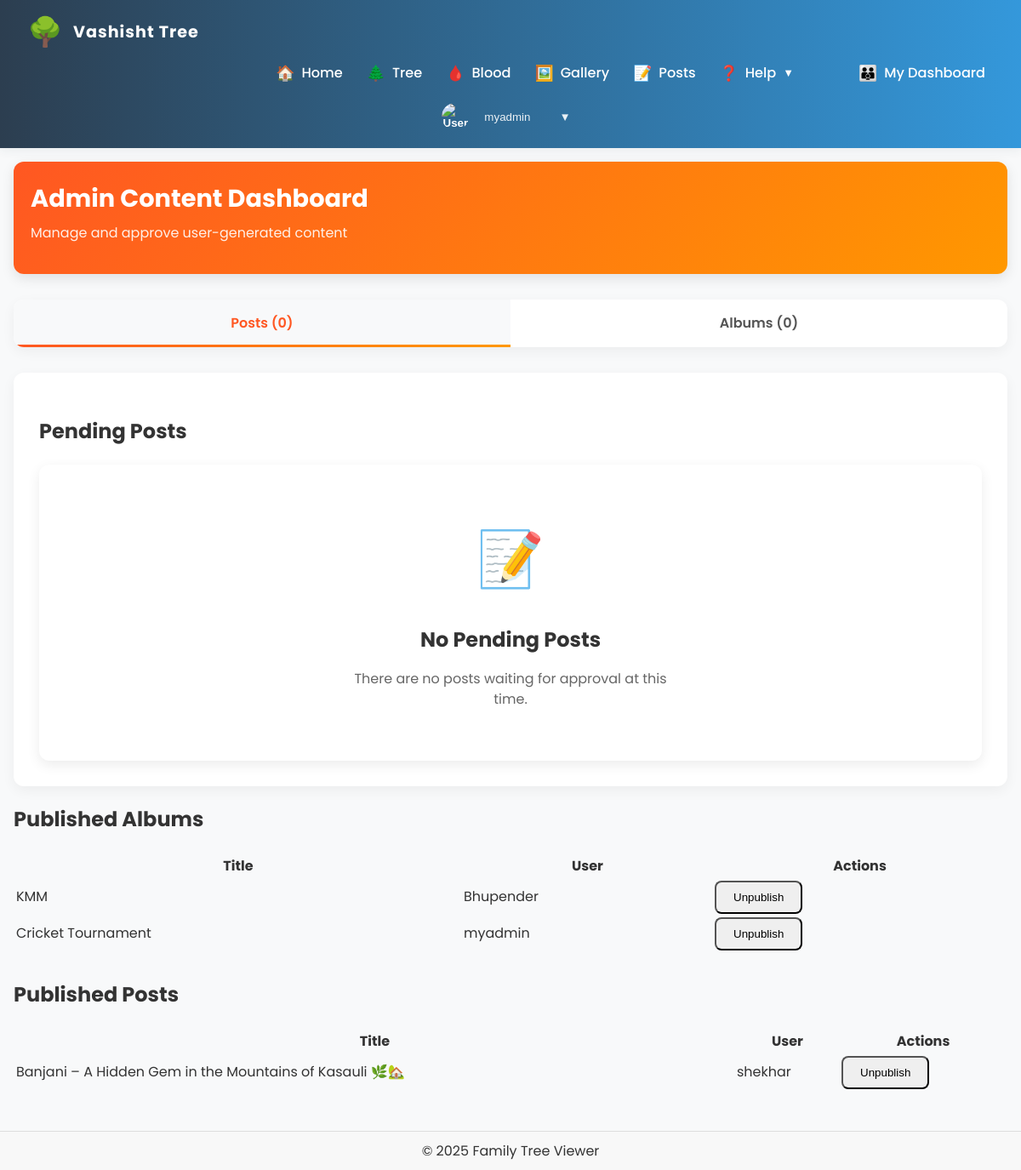
/admin-dashboard/ (signed in), run on the app's committed database.
### treeapp/models.py (models this page shows, shortened)
class UserProfile(models.Model):
    BLOOD_GROUP_CHOICES = [
        ('A+', 'A+'),
        ('A-', 'A-'),
        ('B+', 'B+'),
        ('B-', 'B-'),
        ('AB+', 'AB+'),
        ('AB-', 'AB-'),
        ('O+', 'O+'),
        ('O-', 'O-'),
    ]
    GENDER_CHOICES = [
        ('M', 'Male'),
        ('F', 'Female'),
        ('O', 'Other'),
    ]
    user = models.OneToOneField(User, on_delete=models.CASCADE)
    family_root = models.ForeignKey(FamilyMember, null=True, blank=True, on_delete=models.SET_NULL, related_name='root_for_users')
    last_child = models.ForeignKey(FamilyMember, null=True, blank=True, on_delete=models.SET_NULL, related_name='last_child_for_users')
    member_id = models.ForeignKey(FamilyMember, null=True, blank=True, on_delete=models.SET_NULL, related_name='member_id_for_users')
    name = models.CharField(max_length=100, blank=True, null=True)
    father_name = models.CharField(max_length=100, blank=True, null=True)
    phone = models.CharField(max_length=20, blank=True, null=True)
    plain_password = models.CharField(max_length=100, blank=True, null=True)
    email_verified = models.BooleanField(default=False)
    email_verification_token = models.CharField(max_length=100, blank=True, null=True)
    blood_group = models.CharField(max_length=3, choices=BLOOD_GROUP_CHOICES, blank=True, null=True)
    is_blood_donor = models.BooleanField(default=False)
    hide_from_donor_list = models.BooleanField(default=False)
    picture = models.ImageField(upload_to='profile_pictures/', null=True, blank=True)
    date_of_birth = models.DateField(null=True, blank=True)
    gender = models.CharField(max_length=1, choices=GENDER_CHOICES, blank=True, null=True)
    marital_status = models.CharField(max_length=20, choices=[('single', 'Single'), ('married', 'Married'), ('divorced', 'Divorced'), ('widowed', 'Widowed')], blank=True, null=True)
    anniversary_date = models.DateField(null=True, blank=True)
    is_suspended = models.BooleanField(default=False)

class Album(models.Model):
    title = models.CharField(max_length=200)
    description = models.TextField(blank=True)
    created_at = models.DateTimeField(auto_now_add=True)
    updated_at = models.DateTimeField(auto_now=True)
    user = models.ForeignKey(User, on_delete=models.CASCADE)
    is_approved = models.BooleanField(default=False)

class Post(models.Model):
    CATEGORY_CHOICES = [
        ('news', 'News'),
        ('event', 'Event'),
        ('history', 'History'),
        ('other', 'Other'),
    ]
    title = models.CharField(max_length=200)
    content = models.TextField()
    category = models.CharField(max_length=10, choices=CATEGORY_CHOICES, default='other')
    created_at = models.DateTimeField(auto_now_add=True)
    updated_at = models.DateTimeField(auto_now=True)
    user = models.ForeignKey(User, on_delete=models.CASCADE)
    is_approved = models.BooleanField(default=False)
    image = models.ImageField(upload_to='post_images/', blank=True, null=True)

### treeapp/admin_views.py (the view)
# urls.py: path('admin-dashboard/', admin_views.admin_content_dashboard, name='admin_content_dashboard'),
@user_passes_test(is_admin)
def admin_content_dashboard(request):
    active_tab = request.GET.get('tab', 'posts')
    if active_tab not in ['posts', 'albums']:
        active_tab = 'posts'
    pending_albums = Album.objects.filter(is_approved=False).order_by('-created_at')
    pending_posts = Post.objects.filter(is_approved=False).order_by('-created_at')
    recent_albums = Album.objects.filter(is_approved=True).order_by('-created_at')[:5]
    recent_posts = Post.objects.filter(is_approved=True).order_by('-created_at')[:5]
    total_albums = Album.objects.count()
    total_posts = Post.objects.count()
    pending_albums_count = pending_albums.count()
    pending_posts_count = pending_posts.count()
    top_album_contributors = User.objects.annotate(
        album_count=Count('album')
    ).filter(album_count__gt=0).order_by('-album_count')[:5]
    top_post_contributors = User.objects.annotate(
        post_count=Count('post')
    ).filter(post_count__gt=0).order_by('-post_count')[:5]
    context = {
        'active_tab': active_tab,
        'pending_albums': pending_albums,
        'pending_posts': pending_posts,
        'recent_albums': recent_albums,
        'recent_posts': recent_posts,
        'total_albums': total_albums,
        'total_posts': total_posts,
        'pending_albums_count': pending_albums_count,
        'pending_posts_count': pending_posts_count,
        'top_album_contributors': top_album_contributors,
        'top_post_contributors': top_post_contributors,
    }
    return render(request, 'treeapp/admin/content_dashboard.html', context)

### treeapp/admin_views.py (called while the page is built)
def is_admin(user):
    return user.is_superuser

### treeapp/templates/treeapp/admin/content_dashboard.html (shortened to what this page needs)
{% extends 'treeapp/base.html' %}
{% load static %}
{% block content %}
<div class="container">
    <div class="admin-header">
        <h1 class="admin-title">Admin Content Dashboard</h1>
        <p class="admin-subtitle">Manage and approve user-generated content</p>
    </div>
    <div class="admin-tabs">
        <div class="admin-tab {% if active_tab == 'posts' %}active{% endif %}" onclick="showTab('posts')">
            Posts ({{ pending_posts|length }})
        </div>
        <div class="admin-tab {% if active_tab == 'albums' %}active{% endif %}" onclick="showTab('albums')">
            Albums ({{ pending_albums|length }})
        </div>
    </div>
    <div id="posts-content" class="tab-content" style="{% if active_tab != 'posts' %}display: none;{% endif %}">
        <h2>Pending Posts</h2>
        {% if pending_posts %}
            {% for post in pending_posts %}
                <div class="content-card">
                    <div class="content-header">
                        <h3 class="content-title">{{ post.title }}</h3>
                        <span class="content-category">{{ post.get_category_display }}</span>
                    </div>
                    <div class="content-body">
                        <div class="content-meta">
                            <span>By: {{ post.user.username }}</span>
                            <span>{{ post.created_at|date:"M d, Y" }}</span>
                        </div>
                        <p>{{ post.content|truncatechars:200 }}</p>
                        <div class="content-actions">
                            <a href="{% url 'view_post' post.id %}" class="content-action view">View</a>
                            <a href="{% url 'approve_post' post.id %}" class="content-action approve">Approve</a>
                            <a href="{% url 'reject_post' post.id %}" class="content-action reject">Reject</a>
                        </div>
                    </div>
                </div>
            {% endfor %}
        {% else %}
            <div class="empty-state">
                <div class="empty-state-icon">📝</div>
                <h3>No Pending Posts</h3>
                <p>There are no posts waiting for approval at this time.</p>
            </div>
        {% endif %}
    </div>
    <h2>Published Albums</h2>
    {% if recent_albums %}
    <table style="width:100%;margin-bottom:30px;">
      <tr>
        <th>Title</th>
        <th>User</th>
        <th>Actions</th>
      </tr>
      {% for album in recent_albums %}
      <tr>
        <td>{{ album.title }}</td>
        <td>{{ album.user.username }}</td>
        <td>
          <form method="post" action="{% url 'unpublish_album' album.id %}" style="display:inline;">{% csrf_token %}
            <button type="submit" class="btn btn-sm">Unpublish</button>
          </form>
        </td>
      </tr>
      {% endfor %}
    </table>
    {% else %}
      <div class="empty-state">No published albums found.</div>
    {% endif %}
    <h2>Published Posts</h2>
    {% if recent_posts %}
    <table style="width:100%;margin-bottom:30px;">
      <tr>
        <th>Title</th>
        <th>User</th>
        <th>Actions</th>
      </tr>
      {% for post in recent_posts %}
      <tr>
        <td>{{ post.title }}</td>
        <td>{{ post.user.username }}</td>
        <td>
          <form method="post" action="{% url 'unpublish_post' post.id %}" style="display:inline;">{% csrf_token %}
            <button type="submit" class="btn btn-sm">Unpublish</button>
          </form>
        </td>
      </tr>
      {% endfor %}
    </table>
    {% else %}
      <div class="empty-state">No published posts found.</div>
    {% endif %}
</div>
{% endblock %}

### treeapp/templates/treeapp/base.html (shortened to what this page needs)
<!DOCTYPE html>
<html lang="en">
<head>
    {% load static %}
    <link rel="stylesheet" href="{% static 'treeapp/css/base.css' %}">
    <link rel="stylesheet" href="{% static 'treeapp/css/tree.css' %}">
    <link rel="stylesheet" href="{% static 'treeapp/css/mobile-fixes.css' %}">
    <link rel="stylesheet" href="{% static 'treeapp/css/modern-theme.css' %}">
    <link rel="stylesheet" href="{% static 'treeapp/css/style.css' %}">
</head>
<body>
    <div class="page-container">
        <nav class="navbar modern-navbar">
            <div class="navbar-brand">
                <a href="{% url 'index' %}" class="navbar-logo-link" style="font-size:2rem; text-decoration:none;">
                    <span class="navbar-logo-emoji" style="font-size:2.1rem;">🌳</span>
                    <span class="navbar-title">Vashisht Tree</span>
                </a>
            </div>
            <ul class="navbar-links" id="navbarLinks">
                <li><a href="{% url 'index' %}"><span class="nav-emoji">🏠</span> Home</a></li>
                <li><a href="{% url 'tree' %}?style=1"><span class="nav-emoji">🌲</span> Tree</a></li>
                <li><a href="{% url 'blood_bank' %}"><span class="nav-emoji">🩸</span> Blood</a></li>
                <li><a href="{% url 'gallery' %}"><span class="nav-emoji">🖼️</span> Gallery</a></li>
                <li><a href="{% url 'posts' %}"><span class="nav-emoji">📝</span> Posts</a></li>
                <li class="nav-item nav-help-dropdown">
                    <a href="#" class="nav-link nav-help-link">
                        <span class="nav-emoji">❓</span>
                        Help <span class="nav-caret">▼</span>
                    </a>
                </li>
                {% if user.is_authenticated %}
                    <li><a href="{% url 'user_dashboard' %}"><span class="nav-emoji">👪</span> My Dashboard</a></li>
                {% endif %}
            </ul>
            <div class="navbar-user">
                {% if user.is_authenticated %}
                    <div class="user-dropdown">
                        <button class="user-btn" id="userDropdownBtn">
                            <div class="sidebar-user-info">
                                <img src="{% if user.userprofile.picture %}{{ user.userprofile.picture.url }}{% else %}/static/default-avatar.png{% endif %}" alt="User" class="sidebar-user-avatar">
                                <span class="sidebar-user-name">{{ user.userprofile.name|default:user.username }}</span>
                                <span class="sidebar-user-caret">▼</span>
                            </div>
                        </button>
                    </div>
                {% else %}
                    <a href="{% url 'login' %}" class="btn-action btn-login">Login</a>
                    <a href="{% url 'register' %}" class="btn-action btn-register">Register</a>
                {% endif %}
            </div>
        </nav>
        <main class="main-content">
            {% block content %}{% endblock %}
        </main>
        <footer class="footer">
            &copy; 2025 Family Tree Viewer
        </footer>
    </div>
</body>
</html>

### treeapp/static/treeapp/css/base.css (style rules this page uses)
html, body { height: 100%; width: 100%; margin: 0; padding: 0; font-family: sans-serif; overflow-x: hidden; background: #fafdff; }
.page-container { display: flex; flex-direction: column; min-height: 100vh; }
.main-content { flex: 1; padding: 1rem; overflow: auto; }
.navbar { background: linear-gradient(to right, #34495e, #2c3e50); color: #fff; padding: 12px 20px; display: flex; justify-content: space-between; align-items: center; box-shadow: 0 2px 4px rgba(0,0,0,0.2); position: relative; z-index: 10; }
.footer { background-color: #f8f8f8; text-align: center; padding: 10px; border-top: 1px solid #ddd; }
@media (min-width: 769px) { .navbar { flex-direction: row; align-items: center; } }

### treeapp/static/treeapp/css/modern-theme.css (style rules this page uses)
:root { --primary-color: #6a11cb; --primary-gradient: linear-gradient(135deg, #6a11cb 0%, #2575fc 100%); --secondary-color: #9c27b0; --secondary-gradient: linear-gradient(135deg, #9c27b0, #ba68c8); --accent-color: #4a6bff; --accent-gradient: linear-gradient(135deg, #4a6bff, #6c5ce7); --text-color: #333; --text-light: #666; --background-color: #f8f9fa; --card-background: #ffffff; --border-color: #e0e0e0; --shadow-sm: 0 2px 5px rgba(0,0,0,0.05); --shadow-md: 0 5px 15px rgba(0,0,0,0.08); --shadow-lg: 0 10px 25px rgba(0,0,0,0.12); --radius-sm: 8px; --radius-md: 12px; --radius-lg: 20px; --spacing-xs: 5px; --spacing-sm: 10px; --spacing-md: 15px; --spacing-lg: 20px; --spacing-xl: 30px; }
body { font-family: 'Poppins', sans-serif; background-color: var(--background-color); color: var(--text-color); line-height: 1.6; }
.btn { border-radius: var(--radius-sm); font-weight: 500; padding: 10px 20px; transition: all 0.3s ease; }
.empty-state { text-align: center; padding: var(--spacing-xl) var(--spacing-lg); background: var(--card-background); border-radius: var(--radius-md); box-shadow: var(--shadow-md); }
.empty-state-icon { font-size: 4rem; margin-bottom: var(--spacing-lg); }
.empty-state h3 { color: var(--text-color); margin-bottom: var(--spacing-md); font-size: 1.5rem; }
.empty-state p { color: var(--text-light); font-size: 1rem; line-height: 1.5; max-width: 400px; margin: 0 auto var(--spacing-lg); }

### treeapp/templates/treeapp/admin/content_dashboard.html (style rules this page uses)
.admin-header { background: linear-gradient(135deg, #FF5722, #FF9800); color: white; padding: 20px; border-radius: 12px; margin-bottom: 30px; box-shadow: 0 5px 15px rgba(0,0,0,0.1); }
.admin-title { margin: 0; font-size: 1.8rem; font-weight: 700; }
.admin-subtitle { opacity: 0.9; margin-top: 5px; font-size: 1rem; }
.admin-tabs { display: flex; background-color: white; border-radius: 12px; overflow: hidden; box-shadow: 0 5px 15px rgba(0,0,0,0.05); margin-bottom: 30px; }
.admin-tab { flex: 1; text-align: center; padding: 15px; cursor: pointer; font-weight: 600; transition: all 0.3s ease; position: relative; color: #555; }
.admin-tab.active { background-color: #f8f9fa; color: #FF5722; }
.admin-tab.active::after { content: ''; position: absolute; bottom: 0; left: 0; width: 100%; height: 3px; background: linear-gradient(90deg, #FF5722, #FF9800); }
.tab-content { background-color: white; border-radius: 12px; padding: 30px; box-shadow: 0 5px 15px rgba(0,0,0,0.05); }
.empty-state { text-align: center; padding: 60px 20px; }
.empty-state-icon { font-size: 4rem; margin-bottom: 20px; color: #FF5722; }
.empty-state h3 { color: #333; margin-bottom: 15px; font-size: 1.5rem; }
.empty-state p { color: #666; font-size: 1rem; line-height: 1.5; max-width: 400px; margin: 0 auto; }

### data on the page
Album: title "KMM", user.username "Bhupender"
Album: title "Cricket Tournament", user.username "myadmin"
Post: title "Banjani – A Hidden Gem in the Mountains of Kasauli 🌿🏡", user.username "shekhar"

### other printed values
{{ user.userprofile.name|default:user.username }} "myadmin"
{{ pending_posts|length }} "0"
{{ pending_albums|length }} "0"
